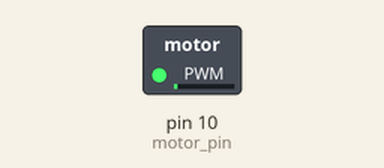
Bench run of a sketch on a simulated Arduino Uno, built with avr-gcc and run on an emulated ATmega328P. On the bench: switched loads named in the sketch (green lamp = pin HIGH).

Above: at 0.05 s.
At 0.65 s:
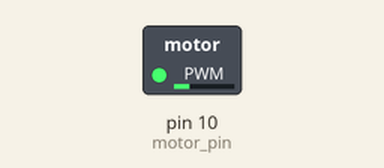
At 1.3 s:
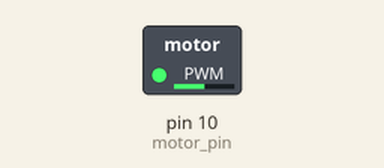
At 2.55 s:
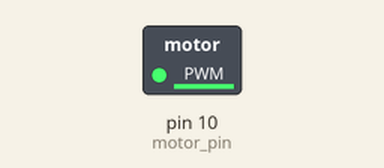
Timing chart, 0 to 5.9 s (numbered marks = the images above):
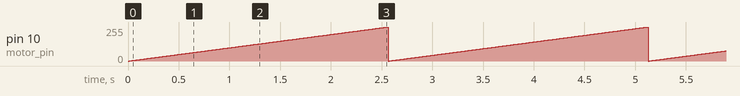

The sketch:

sketch_feb14a_.ino
```cpp
#define motor_pin 10

void setup()
{
  pinMode(motor_pin, OUTPUT);
}

void loop()
{
  for (int velocity = 0; velocity <= 255; velocity++){
    analogWrite(motor_pin, velocity);
    delay(10);
  }
}
```

Measured:
- by itself, pin 10 (motor_pin): ramps from 0/255 to 255/255 and jumps back, once every 2.6 s
